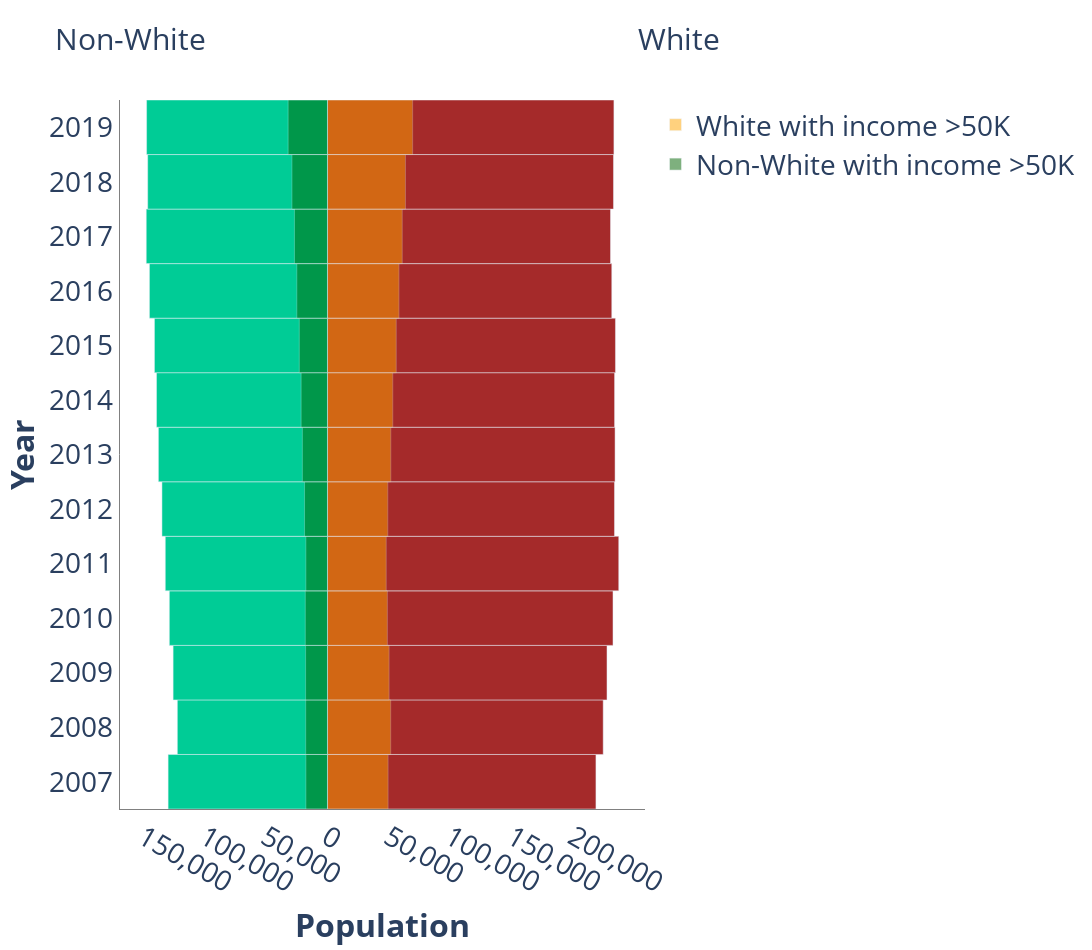

Notebook code for this chart:
### Code cell
data = pd.read_csv('pyramid-race.csv',header = 0)
y_age = data['Year']
x_M = data['White']
x_F = data['Non-White'] * -1
x_Pos_M = data['Pos_White']
x_Pos_F = data['Pos_Non_White']* -1


# Creating instance of the figure
fig = gp.Figure()
 
# Adding Male data to the figure
fig.add_trace(gp.Bar(y= y_age, x = x_M, 
                     name = 'White', 
                     showlegend=False,
                     orientation = 'h',marker=dict(color='brown')))

fig.add_trace(gp.Bar(y=y_age,
               x=x_Pos_M,
               orientation='h',
               hoverinfo='x',
               #showlegend=False,
               name = 'White with income >50K',      
               opacity=0.5,
               marker=dict(color='orange')
               ))
  
# Adding Female data to the figure
fig.add_trace(gp.Bar(y = y_age, x = x_F,
                     name = 'Non-White', 
                     showlegend=False,
                     orientation = 'h'))

fig.add_trace(gp.Bar(y=y_age,
               x=x_Pos_F,
               orientation='h',
               hoverinfo='x',
               #showlegend=False,
               name = 'Non-White with income >50K',      
               opacity=0.5,
               marker=dict(color='darkgreen')
               ))

# Updating the layout for our graph
fig.update_layout(title = '                                                            Non-White                                                      White',
                 title_font_size = 30, barmode = 'overlay',
                 bargap = 0.0, bargroupgap = 0,
                 xaxis = dict(tickvals = [-200000, -150000, -100000, -50000, 0, 50000, 100000, 150000, 200000],
                                
                              ticktext = ['200,000', '150,000', '100,000', '50,000','0','50,000', '100,000', '150,000','200,000'],
                                
                              title = '<b>Population</b>',
                              title_font_size = 32),
                 yaxis =    dict(title = '<b>Year</b>',tickvals = [2007, 2008, 2009,2010,2011,2012,2013,2014,2015,2016,2017,2018,2019],
                              title_font_size = 32),
                autosize=False,
                width=1800,
                height=950,
                font=dict(size=28),       
                #paper_bgcolor='rgba(0,0,0,0)',
                plot_bgcolor='rgba(0,0,0,0)'
    
                 )

  
fig.update_xaxes(showline=True, linewidth=0, linecolor='gray')
fig.update_yaxes(showline=True, linewidth=0, linecolor='gray')
fig.show()
#fig.write_image("ACS-pyramid-race.pdf")

### Figure 1 — Plotly figure (JSON) as saved in the notebook; plotly's stock layout.template omitted (floating-point values rounded to 4 significant figures)
{"data": [{"marker": {"color": "brown"}, "name": "White", "orientation": "h", "showlegend": false, "type": "bar", "x": [218351, 224245, 227335, 232217, 236901, 233425, 233894, 233513, 234223, 231232, 230185, 232609, 232975], "y": [2007, 2008, 2009, 2010, 2011, 2012, 2013, 2014, 2015, 2016, 2017, 2018, 2019]}, {"hoverinfo": "x", "marker": {"color": "orange"}, "name": "White with income >50K", "opacity": 0.5, "orientation": "h", "type": "bar", "x": [49285, 51435, 50106, 48720, 47761, 49061, 51514, 53105, 55915, 58151, 60802, 63444, 69268], "y": [2007, 2008, 2009, 2010, 2011, 2012, 2013, 2014, 2015, 2016, 2017, 2018, 2019]}, {"name": "Non-White", "orientation": "h", "showlegend": false, "type": "bar", "x": [-129607, -122104, -125540, -128619, -131908, -134622, -137509, -139040, -140720, -144803, -147390, -146208, -147116], "y": [2007, 2008, 2009, 2010, 2011, 2012, 2013, 2014, 2015, 2016, 2017, 2018, 2019]}, {"hoverinfo": "x", "marker": {"color": "darkgreen"}, "name": "Non-White with income >50K", "opacity": 0.5, "orientation": "h", "type": "bar", "x": [-17588, -17724, -17798, -18046, -17603, -18656, -20422, -21451, -22932, -24951, -26857, -28918, -32012], "y": [2007, 2008, 2009, 2010, 2011, 2012, 2013, 2014, 2015, 2016, 2017, 2018, 2019]}], "layout": {"autosize": false, "bargap": 0, "bargroupgap": 0, "barmode": "overlay", "font": {"size": 28}, "height": 950, "plot_bgcolor": "rgba(0,0,0,0)", "title": {"font": {"size": 30}, "text": "                                                            Non-White                                                      White"}, "width": 1800, "xaxis": {"linecolor": "gray", "linewidth": 0, "showline": true, "ticktext": ["200,000", "150,000", "100,000", "50,000", "0", "50,000", "100,000", "150,000", "200,000"], "tickvals": [-200000, -150000, -100000, -50000, 0, 50000, 100000, 150000, 200000], "title": {"font": {"size": 32}, "text": "<b>Population</b>"}}, "yaxis": {"linecolor": "gray", "linewidth": 0, "showline": true, "tickvals": [2007, 2008, 2009, 2010, 2011, 2012, 2013, 2014, 2015, 2016, 2017, 2018, 2019], "title": {"font": {"size": 32}, "text": "<b>Year</b>"}}}}
